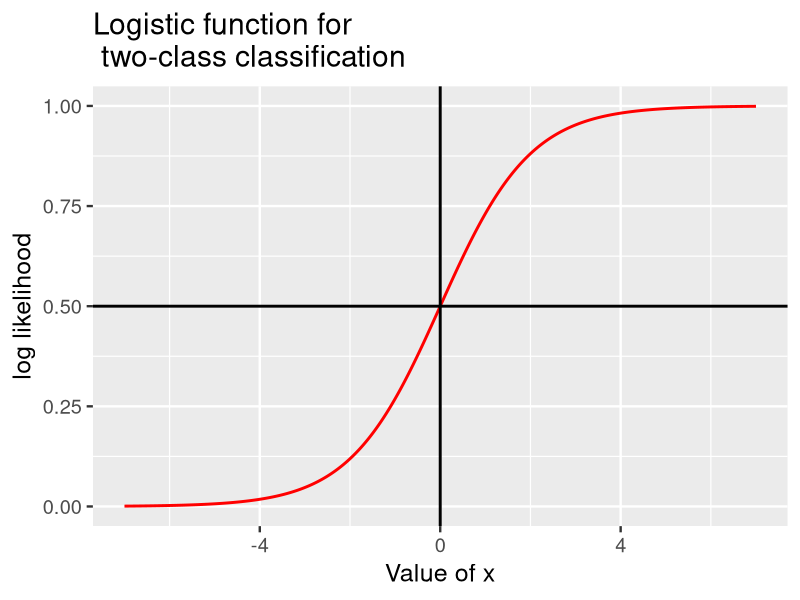
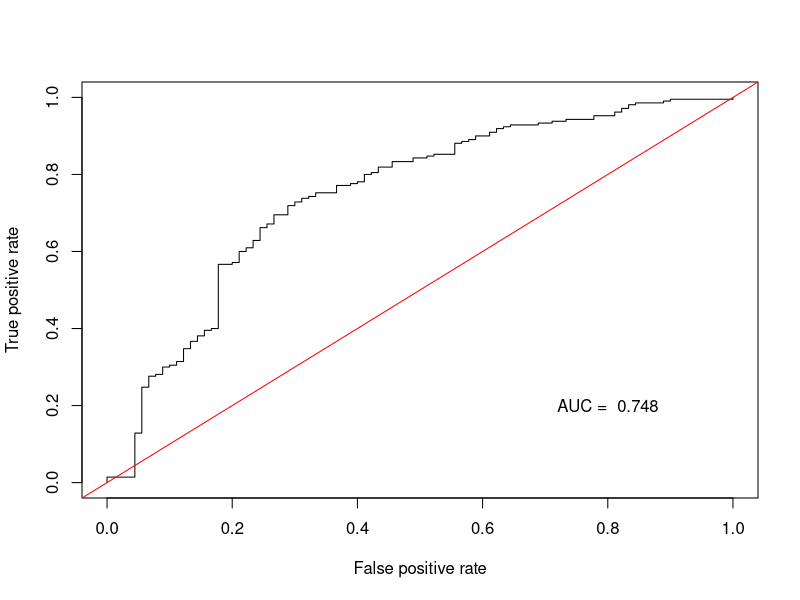
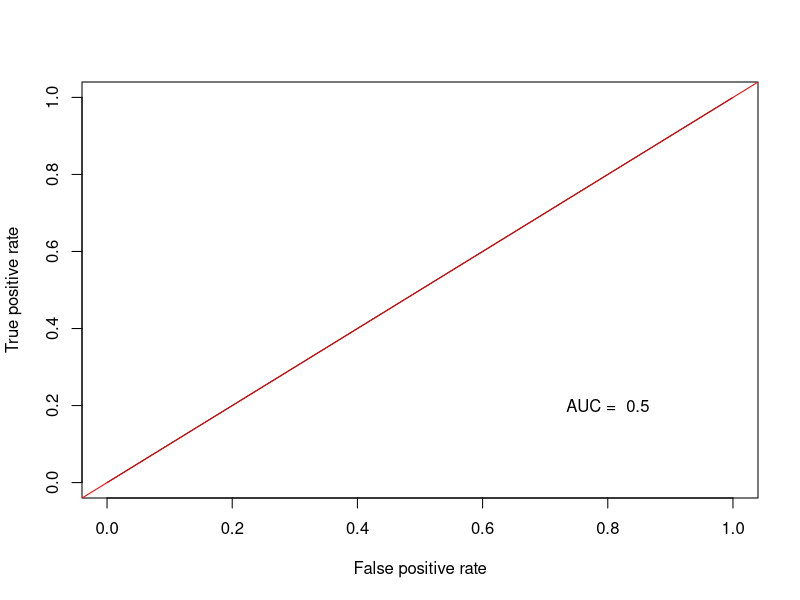
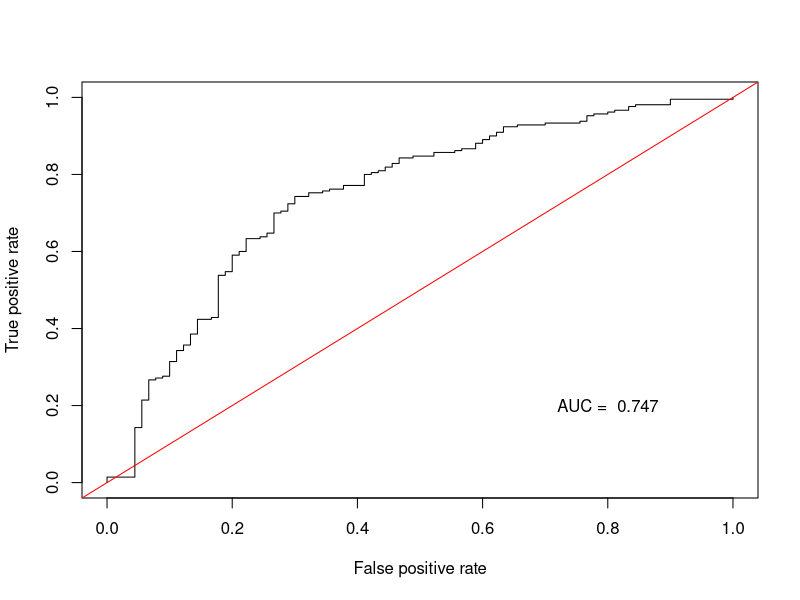

Write R code to recreate these figures, in order.
# Processing start time
sink('classification_output.txt')
timeStart = Sys.time()

# ADMINISTRATIVE NOTES
# Note: To describe database at any point, use str(*name*)
# Note: To clear R workspace, use rm(list = ls())
# Note: Searching R help files - RSiteSearch("character string")
# Note: To clear console, use CTRL + L 


# INSTALLING SPECIAL PACKAGES
# if("<package_name>" %in% rownames(installed.packages()) == FALSE) 
# {install.packages("<package_name>")}# Added due to error
# library(<package_name>)
# ====================

# Applications of Classification
# In this lab you will perform two-class classification using logistic regression. 
# A classifier is a machine learning model that separates the label into categories or classes. 
# In other words, classification models are supervised machine learning modules which predict a categorical label
# 
# In this case, bank customer data is used to determine if a particular person is a good or bad credit risk. 
# Thus, credit risk of the customer is the classes you must predict. 
# In this case, the cost to the bank of issuing a loan to a bad risk customer is five times that of denying a loan to a good customer. 
# This fact will become important when evaluating the performance of the model.
# 
# Logistic regression is a linear model but with a nonlinear response. 
# The response is binary, {0,1}, or positive and negative. 
# The response is the prediction of the category.
# 
# In this lab you will learn the following:
#         
# * How to prepare data for classification models using tools in R, in particular the Caret package.
# * Constructing a classification model with R.
# * Evaluating the performance of the classification model.
# * Using techniques such as reweighting the labels and changing the decision threshold to change the trade-off between false positive and false negative error rates.
# 
# Basics of logistic regression
# In this section some basic properties of the logistic regression model are presented.
# 
# First, execute the code in the cell below to load the packages required to run this notebook.
# 
# Note: If you are running in Azure Notebooks, make sure that you run the code in the setup.ipynb notebook at the start of you session to ensure your environment is correctly configured.

## Import packages
library(ggplot2)
library(repr)

if("caret" %in% rownames(installed.packages()) == FALSE)
{install.packages("caret")}
library(caret)

if("ROCR" %in% rownames(installed.packages()) == FALSE)
{install.packages("ROCR")}
library(ROCR)

if("pROC" %in% rownames(installed.packages()) == FALSE)
{install.packages("pROC")}
library(pROC)

options(repr.plot.width=4, repr.plot.height=4) # Set the initial plot area dimensions

# Logistic regression is widely used as a classification model. 
# Logistic regression is linear model, with a binary response, `{False, True}` or `{0, 1}`. 
# You can think of this response as having a Binomial distribution. 
# For linear regression the response is just, well, linear. 
# Logistic regression is a linear regression model with a nonlinear output. 
# The response of the linear model is transformed or 'squashed' to values close to 0 or 1 using a **sigmoidal function**, also known as the **logistic function**. 
# The result of this transformation is a response which is the log likelihood for each of the two classes. 
# 
# The sigmoidal or logistic function can be expressed as follows:
        
#         f(x) = 1/(1 + e^(-kappa(x - x_0))
#                where kappa = steepness
        
# Execute the code in the cell below to compute and plot an example of the logistic function.

xseq = seq(-7, 7, length.out = 500)
plot.logistic = function(v){
        options(repr.plot.width=5, repr.plot.height=4)
        logistic = exp(xseq - v)/(1 + exp(xseq - v))
        df = data.frame(x = xseq, y = logistic)
        ggplot(df, aes(x,y)) +
                geom_line(size = 1, color = 'red') +
                geom_vline(xintercept = v, size = 1, color = 'black') +
                geom_hline(yintercept = 0.5, size = 1, color = 'black') +
                ylab('log likelihood') + xlab('Value of x') +
                ggtitle('Logistic function for \n two-class classification') +
                theme_grey(base_size = 18)
}
plot.logistic(0)

# Let's make this a bit more concrete with a simple example. Say we have a linear model:

 # y_hat = beta_0 + beta_1*x

# Now, depending on the value of $\hat{y}$ we want to classify the output from a logistic regression model as either `0` or `1`. 
# Substituting the linear model into the logistic function creates the following expression:

#        F(y_hat) = 1/(1 + e^(-kappa(beta_0 + beta_1*x))

# In this way we transform the continuous output of the linear model defined on:
#    -infinity <= y_hat <= infinity to a binary response, -1 <= F(y_hat) <= 1

## Load and prepare the data set

# As a first step, load the dataset. 
# The code in the cell below loads the dataset and displays the head of the data frame. 
# Execute this code and examine the result.

credit = read.csv('German_Credit_Preped.csv')
dim(credit)
head(credit)

# There are 20 features, the customer ID, and a label column. 
# These features represent information a bank might have on its customers. 
# 
# The categorical features now have meaningful coding. 
# Additionally the label is now coded as a binary variable.

## Investigate label imbalance

# There is one other aspect of this data set which you should be aware of. 
# The label has significant **class imbalance**. 
# Class imbalance means that there are  unequal numbers of cases for the categories of the label. 
# 
# To examine the class imbalance in these data, execute the code in the cell below. 

table(credit[,'bad_credit'])

# Notice that only 30% of the cases have bad credit. 
# This is not surprising, since a bank would typically retain customers with good credit. 
# However, this imbalance will bias the training of any model. 
# 
# Before proceeding, answer **Question 1** on the course page.

## Code the positive and negative cases

# The R Caret package computes most performance metrics using the positive cases. 
# For example, recall is a measure of correct classification of positive cases. 
# Therefore, it is important to have the coding of the label correct. 
# In this case you want to detect bad credit customers, so this category becomes the positive case. 
# The code in the cell below creates a factor (categorical) variable and coerces the levels of the label column, `bad_credit`. 
# 
# Execute this code. 
# 
# ****
# **Note:** Whenever you work with binary (two-class) classifier software it is important to be clear which case is positive and which is negative. 
# In this case the levels of label are set in the code below. 
# ****

credit$bad_credit <- ifelse(credit$bad_credit == 1, 'bad', 'good')
credit$bad_credit <- factor(credit$bad_credit, levels = c('bad', 'good'))
credit$bad_credit[1:5]

# In the results above you can see the new coding of the label column along with the levels, {'bad', 'good'}. 

## Split the data

# You must now create randomly sampled training and test data sets. 
# The `createDataPartition` function from the R caret package is used  to create indices for the training data sample. 
# In this case 70% of the data will be used  for training the model. 
# Execute this code and note the dimensions of the resulting data frame. 

set.seed(1955)
## Randomly sample cases to create independent training and test data
partition = createDataPartition(credit[,'bad_credit'], times = 1, p = 0.7, list = FALSE)
training = credit[partition,] # Create the training sample
dim(training)
test = credit[-partition,] # Create the test sample
dim(test)

## Scale numeric features

# Scaling of numeric features is an important step when preparing data for training a machine learning model. The code in the cell below does the following:
# 1. Computes a caret package `preProcess` object for centering and scaling the data. Notice that these computations are done only with the training data. 
# 2. The transformations are applied to both the training and test dataset. 
# 
# Execute this code.

num_cols = c('loan_duration_mo', 'loan_amount', 'payment_pcnt_income', 'age_yrs')
preProcValues <- preProcess(training[,num_cols], method = c("center", "scale"))

training[,num_cols] = predict(preProcValues, training[,num_cols])
test[,num_cols] = predict(preProcValues, test[,num_cols])
head(training[,num_cols])

## Construct the logistic regression model

# Now, it is time to compute the logistic regression model. The code in the cell below using the R generalized linear model or `glm` function to compute a model object as follows:
# 1. The formula for the label vs. the features is defined. 
# 2. Since this is logistic regression, the Binomial distribution is specified for the response.
# 
# Execute this code. 

set.seed(5566)
logistic_mod = glm(bad_credit ~ loan_duration_mo + loan_amount +  
                payment_pcnt_income + age_yrs + 
                checking_account_status + credit_history + 
                purpose + gender_status + time_in_residence +
                property, 
        family = binomial, data = training)


# Now, print and examine the model coefficients by executing the code in the cell below. 

logistic_mod$coefficients

# First of all, notice that model coefficients are similar to what you might expect for an linear regression model. 
# As previously explained the logistic regression is indeed a linear model.  
# 
# Recall that the logistic regression model outputs log likelihoods. 
# The class with the highest probability is taken as the score (prediction). 
# Execute the code and the cell below to compute and display a sample of these class probabilities for the test feature set. 

test$probs = predict(logistic_mod, newdata = test, type = 'response')
test[1:20, c('bad_credit','probs')]

# The first column is the label and the second is the log likelihood of a positive score. 
# Notice that several of these log likelihoods are close to 0.5. 

## Score and evaluate the classification model

# Now that the log likelihoods have been computed these values must be transformed into actual class scores. 
# Recall that the log likelihoods for two-class logistic regression are computed by applying the sigmoid or logistic transformation to the output of the linear model. 
# The simple choice is to set the threshold between the two likelihoods at $0.5$. 
# The code in the cell below applies this initial threshold to the probability of a score of $1$ for the test data. 
# A few examples along with the known labels are then displayed. 
# Execute this code and examine the result.

score_model = function(df, threshold){
        df$score = ifelse(df$probs < threshold, 'bad', 'good')
        df
}

test = score_model(test, 0.5)
test[1:20, c('bad_credit','probs','score')]

# Some of the negative (0) predictions agree with the test labels in the second row, but several do not.
# 
# Given the results of the test data, how can you quantify the performance of the model? 
#         In general, you must **always use multiple metrics to evaluate the performance of any machine leaning model**, including classifiers. 
# 
# For classifiers there are a number of metrics commonly used. 
# The **confusion matrix** lays out the correctly and incorrectly classified cases in a tabular format. 
# There are various metrics derived from the values in the confusion matrix. 
# Some of the common cases are briefly reviewed below. 
# 
# **Confusion matrix**

# As already stated, the confusion matrix lays out correctly and incorrectly classified cases. 
# For the binary (two-class) case the confusion matrix is organized as follows (see following links):

# https://en.wikipedia.org/wiki/Confusion_matrix
# https://www.dataschool.io/simple-guide-to-confusion-matrix-terminology/

#                     Scored Positive | Scored Negative|  
# 
# |**Actual Positive** | True Positive | False Negative |
# |**Actual Negative**| False Positive | True Negative |   

# Here the four elements in the matrix are defined as:    
# **True Positive** or **TP** are cases with positive labels which have been correctly classified as positive.     
# **True Negative** or **TN** are cases with negative labels which have been correctly classified as negative.  
# **False Positive** or **FP** are cases with negative labels which have been incorrectly classified as positive.   
# **False Negative** or **FN** are cases with positive labels which have been incorrectly classified as negative.

# When creating a confusion matrix it is important to understand and maintain a convention for which differentiating positive and negative label values. 
# The usual convention is to call the (1) case positive and the (0) case negative. 
# 
# Notice that there is an ambiguity in which case is considered positive and which is considered negative when the confusion matrix is computed. Whenever you examine a confusion matrix it is a good idea to spend a moment and decide which case is which. This step will help you relate the results to the problem at hand. 
# 
# **Accuracy**
# 
# Accuracy is a simple and often misused metric. 
# In simple terms, accuracy is the fraction of cases correctly classified. 
# For a two-class classifier accuracy is written as:

# Accuracy = (TP+TN)/(TP+FP+TN+FN)

# Accuracy can be quite misleading. 
# For example, say a classifier is used to detect fraudulent accounts and the rate of fraud is less than 1%. 
# A naive model would be to say all accounts are not fraudulent. 
# This model has accuracy exceeding  0.99. 
# This sounds impressive, but is clearly useless. 

# **Precision**
# 
# Precision is the fraction of correctly classified label cases out of all cases classified with that label value. 
# We can express precision by the following relationship:

#       Precision = M_(i,j)/ (Sum_j  M_(i,j))

# For example, the precision statistic is the number of correctly classified positive cases for the label value divided by all the cases in the column. 

# **Recall**  
# 
# Recall or **sensitivity** is the fraction of cases of a label value correctly classified out of all cases that actually have that label value. 
# We can express recall by the following relationship:

#       Recall = \frac{M_{i,i}}{\sum_i M_{i,j}}$$

# For example, the recall statistic is the number of correctly classified positive cases for the label value divided by all the cases in the row. 
# In this example recall is the **True Positive Rate**. 
# Thus, recall is sensitive to the number of cases correctly classified for a given true label value. 
# 
# **Specificity**
# 
# Specificity or **True Negative Rate** is fraction of negative cases correctly classified. 
# For the case of a binary classifier, specificity is given as:

#       Specificity = TN/(TN + FP)

# **F1**
# 
# The F1 statistic is weighted average of precision and recall. 
# We can express F1 by the following relationship:

#       F1 = 2 *(precision * recall)/(precision + recall)

# In other words, F1 is a weighted metric for overall model performance. 

# **ROC** and **AUC**

# The receiver operating characteristic or ROC is a curve that displays the relationship between the true positive rate on the vertical axis and false positive rate on the horizontal axis. 
# The ROC curve shows the tradeoff between true positive rate and false positive rate. 
# An example is illustrated below.   
# 
# In principle, you can pick the desired operating point for a classifier on this curve. 
# Towards the left favors low false positive rate at the expense of true positive rate. 
# Towards the right favors high true positive rate at the expense of higher false positive rate.  
# 
#  See ROC_AUC_curve.jpeg in Module 4 folder that shows ROC curve with values of AUC for balanced two-class problem
# 
# The AUC is the area or integral under the ROC curve. 
# The overall performance of the classifier is measured by the area under the curve or AUC. 
# But, how can you interpret a specific AUC value? 
# The higher the AUC the lower the increase in false positive rate required to achieve a required true positive rate.  
# For an ideal classifier the AUC is 1.0. A true positive rate is achieved with a 0 false positive rate. 
# This behavior means that AUC is useful for comparing classifiers. 
# The classifier with higher AUC is generally the better one. 
# 
# ****
# **Note:** As defined above, AUC is the area under a curve of recall or true positive rate vs. (1-specificity) or false positive rate. 
# It is also possible to create a version of the ROC curve of recall vs. precision. 
# In some cases the R Caret package uses this alternative. 
# Some care is require in determining which case is being reported.
# ****

# For balanced cases, random guessing gives an AUC or 0.5. 
# A balanced case has equal numbers of positive and negative cases. 
# So Bernoulli sampling (random guessing) with a probability $p$ for the positive case, will produce a ROC curve that runs diagonally from $0.0,0.0$ to $1.0,1.0$. 
# The area under this triangular region is 0.5. 
# It is often said that a classifier with an AUC of greater than 0.5 is better than random guessing. 
# But, **for unbalanced cases this statement is not in true in general**. 

# ****
# **Note:** The term receive operating characteristic may seem a bit odd in the machine learning context. 
# This term arose in the early days of radar engineering as a metric to measure the tradeoff between radar signal receiver correctly detecting a target, say an aircraft, and producing a positive response from noise, such as flying birds or clouds. 
# A radar receiver would be adjusted to the desired operating point along its ROC curve. 
# ****
# 
# The code in the cell below implements a function that computes a confusion matrix. 
# The confusion matrix is then used to compute the performance metrics. 
# Execute this code and examine the results for the logistic regression model. 

logistic.eval <- function(df){ 
        # First step is to find the TP, FP, TN, FN cases
        df$conf = ifelse(df$bad_credit == 'bad' & df$score == 'bad', 'TP',
                ifelse(df$bad_credit == 'bad' & df$score == 'good', 'FN',
                        ifelse(df$bad_credit == 'good' & df$score == 'good', 'TN', 'FP')))

        # Elements of the confusion matrix
        TP = length(df[df$conf == 'TP', 'conf'])
        FP = length(df[df$conf == 'FP', 'conf'])
        TN = length(df[df$conf == 'TN', 'conf'])
        FN = length(df[df$conf == 'FN', 'conf'])

        ## Confusion matrix as data frame
        out = data.frame(Negative = c(TN, FN), Positive = c(FP, TP))
        row.names(out) = c('Actual Negative', 'Actual Positive')
        print(out)  

        # Compute and print metrics
        P = TP/(TP + FP)
        R = TP/(TP + FN)  
        F1 = 2*P*R/(P+R)  
        cat('\n')
        cat(paste('accuracy  =', as.character(round((TP + TN)/(TP + TN + FP + FN), 3)), '\n'))      
        cat(paste('precision =', as.character(round(P, 3)), '\n'))     
        cat(paste('recall    =', as.character(round(R, 3)), '\n'))
        cat(paste('F1        =', as.character(round(F1,3)),'\n'))

        roc_obj <- roc(df$bad_credit, df$probs)
        cat(paste('AUC       =', as.character(round(auc(roc_obj),3)),'\n'))
}
logistic.eval(test)             


# You can also use the function confusionMatrix if you have converted the score into the same categorical (factor) variable as the label.

confusionMatrix(factor(test$score), test$bad_credit)

# Examine these results:
# 1. The confusion matrix shows the following characteristics; 
#         a) most of the negative cases (good credit) are correctly classified, 191 vs. 19, however, 
#         b) most positive cases (bad credit) are are scored incorrectly, only 39 correct, vs. 51 incorrect.   
# 2. The overall accuracy is 0.767t. 
# However as just observed this is **extremely misleading!**. 
# In fact the positive cases are poorly classified, and it is these bad credit customers the bank cares most about. This is not an unusually case. Accuracy figures should always be regarded with healthy skepticism.
# 3. The class imbalance is confirmed. 
# Of the 300 test cases, the majority are negative (good credit) and a minority are positive (bad credit). 
# 
# Finally, the code in the cell below uses the `prediction` and `performance` functions from the ROCR package to compute and display the ROC curve and AUC. 
# The ROCR package creates R S4 objects. The values in these objects are accessed from slots. 
# 
# Execute this code, examine the result, and answer **Question 2** on the course page.

ROC_AUC = function(df){
options(repr.plot.width=5, repr.plot.height=5)
        pred_obj = prediction(df$probs, df$bad_credit)
        perf_obj <- performance(pred_obj, measure = "tpr", x.measure = "fpr")
        AUC = performance(pred_obj,"auc")@y.values[[1]] # Access the AUC from the slot of the S4 object
        plot(perf_obj)
        abline(a=0, b= 1, col = 'red')
        text(0.8, 0.2, paste('AUC = ', as.character(round(AUC, 3))))
}

ROC_AUC(test)

# The ROC curve is above the diagonal red line and the AUC is 0.8. 
# But, given the class imbalance of two positive cases for each negative case how good is this? 
# 
# One point of comparison is a naive 'classifier' that sets all cases to positive. 
# The code in the cell below contains such a hard coded classifier. 
# This algorithm is not really a classifier at all. 
# This 'classifier' is hard coded. 
# The ROC curve and AUC are then computed and displayed. 
# Run this code, and examine the result. 

# **Note:** Keep in mind that a Positive classification means bad credit

test$probs = rep(0, length.out = nrow(test))
test$score = rep(0, length.out = nrow(test))
logistic.eval(test)
ROC_AUC(test)

# Notice, the accuracy from this 'classifier' is 0.7. 
# This reflects the class imbalance and should be a warning not to trust any one metric! 
# The ROC curve is directly along the diagonal which gives an AUC of about 0.5. 
# The logistic regression classifier is definitely better than this!

## Compute a weighted model

# Recall that a falsely classifying a bad credit risk customer as good costs the bank five times more than classifying a good credit risk customer as bad. 
# Further, there is significant class imbalance. 
# Given this situation, the results of the first model are not that good. 
# There are two reasons for this:
# 
# 1. The class imbalance in the label has biased the training of the model. 
# As you observed from the accuracy of the naive 'classifier' is not that different from the logistic regression model. 
# 2. Nothing has been done to weight the results toward correctly classifying the bad credit risk customers at the expense of the good credit risk customers.
# 
# One approach to these problems is to weight the classes when computing the logistic regression model. 
# The code in the cell below uses a vector that weights each of the training cases. 
# Notice that a 'quasibinomial' distribution is used for the response. 
# The quasibinomial distribution is more robust to a large dispersion in predictions, and is more stable computationally. 
# Execute this code.

## Create a weight vector for the training cases.
weights = ifelse(training$bad_credit == 'bad', 0.66, 0.34)
## GLM with weights
logistic_mod_w = glm(bad_credit ~ loan_duration_mo + loan_amount +  
                payment_pcnt_income + age_yrs + 
                checking_account_status + credit_history + 
                purpose + gender_status + time_in_residence +
                property, 
        family = quasibinomial, data = training,
        weights = weights)

# Next, execute the code in the cell below to compute and display the class probabilities for each case. 

test$probs = predict(logistic_mod_w, newdata = test, type = 'response')
test[1:20, c('bad_credit','probs')]

# By eyeball, the above probabilities are not terribly different from the unweighted model. 
# 
# To find if there is any significant difference with the unweighted model, compute the scores, the metrics, and display the metrics by executing the code in the cell below.

test = score_model(test, 0.5)
logistic.eval(test)
ROC_AUC(test)

# The F1 and recall have increased at the expense of precision. 
# The AUC is almost if not unchanged. 
# Re-weighting the labels has moved the results in the desired direction, at least a bit.
# 
# The trade-off between true positive and false positive is similar to the unweighted model.

## Find a better threshold

# There is another way to tip the model scoring toward correctly identifying the bad credit cases. 
# The scoring threshold can be adjusted. 
# Until now, the scores have been computed from the probabilities using a threshold of 0.5. 
# However, there is no reason to think this is the correct choice. 
# Recall that the score is  determined by setting the threshold along the sigmoidal or logistic function. 
# It is possible to favor either positive or negative cases by changing the threshold along this curve. 
# 
# The code in the cell below contains a function for scoring and evaluating the model for a given threshold value. 
# The `for` loop iterates over the list of five candidate threshold values. 
# Execute this code and examine how changing the threshold value changes the scoring for the model. 
# 
# Then, answer **Question 3** on the course page.

test_threshold = function(test, threshold){
        test$score = predict(logistic_mod_w, newdata = test, type = 'response')
        test = score_model(test, t)
        cat('\n')
        cat(paste('For threshold = ', as.character(threshold), '\n'))
        logistic.eval(test)
}

thresholds = c(0.5, 0.55, 0.60, 0.65)
for(t in thresholds) test_threshold(test, t) # Iterate over the thresholds

# As the threshold is decreased the number of correctly classified positive cases (bad credit customers) increases at the expense of correctly classifying negative cases (good credit customers). 
# At the same time, accuracy decreases. 
# However, as you have observed, accuracy is not a particularly useful metric here. 
# 
# Exactly which threshold to pick is a business decision. 
# Notice that with a threshold value of 0.6 the number of false negatives (misclassified good credit customers) is more than three times that of false positives (misclassified bad credit customers).

## Summary

# In this lesson you have done the following:
# 1. Prepared the credit risk data set for modeling. 
# The steps included coding the label and scaling the numeric features. 
# 2. Computed a logistic regression model. 
# 3. Evaluated the performance of the module using multiple metrics. 
# It is clear that accuracy is not a particularly useful metric here. 
# The naive 'classifier' produced accuracy that was only somewhat worse as a result of the class imbalance.  
# The confusion matrix and the precision, recall and F1 statistics gave meaningful measures of model performance, especially when considered together. 
# 4. Re-weighted the labels and changed the decision threshold for the re-weighted model. 
# These steps helped overcome both the class imbalance problem and the asymmetric cost of misclassification to the bank. 

# ====================
# Processing end time
timeEnd = Sys.time()

# Processing date and total processing time
cat(paste("","Processing end date and time",date(),"","",sep="\n"))
paste("Total processing time =",round(difftime(timeEnd,timeStart), digits=2),"seconds",sep=" ")


# Stop writing to an output file
sink()

################
